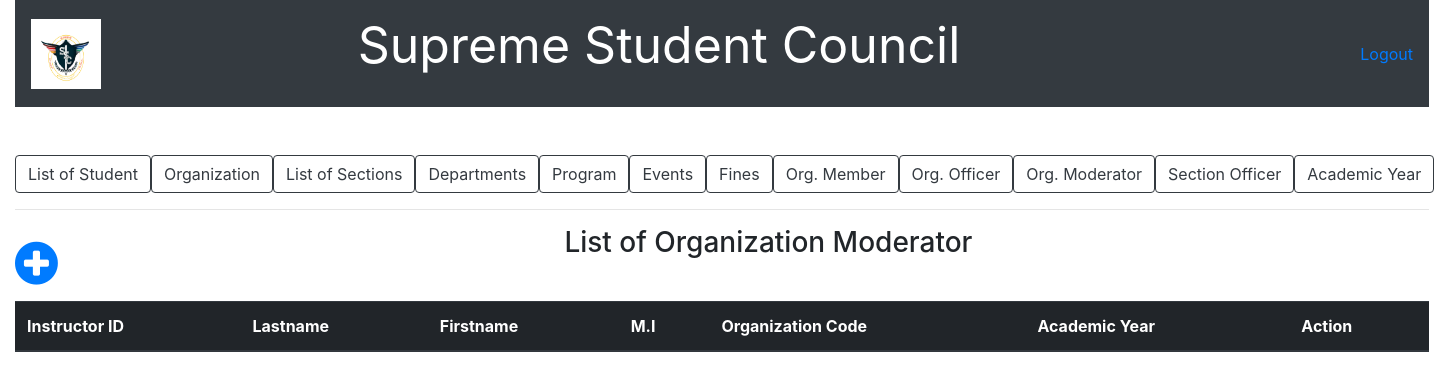
The page /list_of_organization_moderator.php on the database as committed earlier.
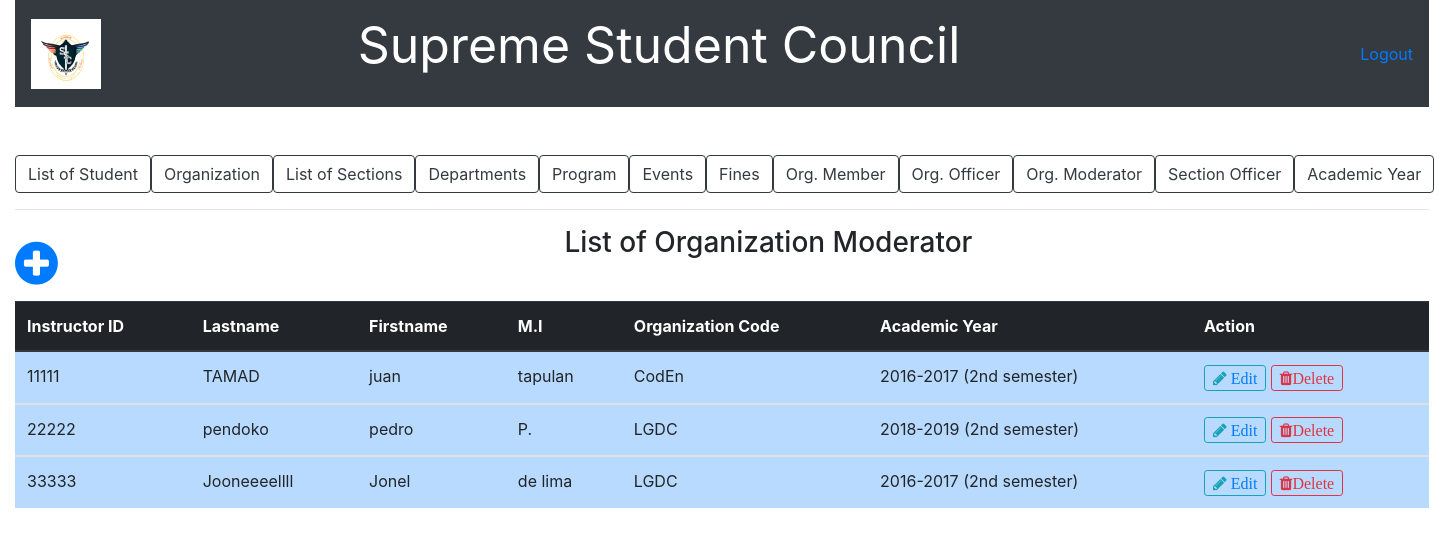
The same page on the database as committed later.
### tables this page shows
CREATE TABLE `org_moderator` (
  `instructor_id` varchar(15) NOT NULL,
  `last_name` varchar(20) NOT NULL,
  `first_name` varchar(20) NOT NULL,
  `middle_name` varchar(20) NOT NULL,
  `organization_code` varchar(20) NOT NULL,
  `academic_code` int(11) NOT NULL
);

CREATE TABLE `academic_year` (
  `academic_code` int(11) NOT NULL,
  `acad_year` varchar(20) NOT NULL,
  `semester` varchar(20) NOT NULL
);

### list_of_organization_moderator.php (the view, shortened to what this page needs)
<?php include('server.php'); ?>
<!DOCTYPE html>
<html>
<head>
		<link rel="stylesheet" href="bootstrap/css/bootstrap.min.css">
		<link rel = "stylesheet" href = "font-awesome-4.7.0/font-awesome-4.7.0/css/font-awesome.min.css">
		<link href = "css/style.css" rel = "stylesheet" type = "text/css" >
		<link  rel = "stylesheet" href = "bootstrap/css/jquery.dataTables.min.css" type = "text/css" >
</head>
<body>
	<div class="container-fluid">
		<nav class="navbar navbar-expand-lg navbar-dark bg-dark">
		   <a href = "index.php"><img src = "picture/ssc.PNG" style=" height:70px; width:70px;"></a>
		  <div class="collapse navbar-collapse" id="navbarTogglerDemo03">
		    	<center><p style="color:white; font-size: 50px; margin-right: 400px;">Supreme Student Council</p></center>
		    	<a href="logout.php">Logout</a>
		  </div>
		</nav>
	</div>
	<br /><br />
	<div class="container-fluid">
				<div class="btn-group btn-group-lg" role="group"">
					<a href = "list_of_student.php"><button type="button" class="btn btn-outline-dark">List of Student</button></a>
					<a href ="list_of_organization.php"><button type="button" class="btn btn-outline-dark">Organization</button></a>
					<a href ="list_of_section.php"><button type="button" class="btn btn-outline-dark">List of Sections</button></a>
					<a href ="list_of_department.php"><button type="button" class="btn btn-outline-dark">Departments</button>
					<a href ="list_of_program.php"><button type="button" class="btn btn-outline-dark">Program</button></a>
					<a href ="list_of_event.php"><button type="button" class="btn btn-outline-dark">Events</button></a>
					<a href ="fines.php"><button type="button" class="btn btn-outline-dark">Fines</button></a>
					<a href ="list_of_organization_member.php"><button type="button" class="btn btn-outline-dark">Org. Member</button></a>
					<a href ="list_of_organization_officer.php"><button type="button" class="btn btn-outline-dark">Org. Officer</button></a>
					<a href ="list_of_organization_moderator.php"><button type="button" class="btn btn-outline-dark">Org. Moderator</button></a>
					<a href ="list_of_section_officer.php"><button type="button" class="btn btn-outline-dark">Section Officer</button></a>
					<a href ="list_of_acad_year.php"><button type="button" class="btn btn-outline-dark">Academic Year</button></a>
				</div>
				<hr />
				<a href = "add_new_organization_moderator.php"><span style="float: left; font-size: 50px; margin-right: 50px;"><i class="fa fa-plus-circle" font-size = "50px"></i></span></a>
				<center><h3>List of Organization Moderator</h3></center><br />
				<?php $results = mysqli_query($db, "SELECT * FROM org_moderator,academic_year WHERE org_moderator.academic_code=academic_year.academic_code"); ?>
				<table class="table table-primary" id = "myTable">
				  <thead class="thead-dark">
				    <tr>
				      <th scope="col">Instructor ID</th>
				      <th scope="col">Lastname</th>
					  <th scope="col">Firstname</th>
					  <th scope="col">M.I</th>
					  <th scope="col">Organization Code</th>
					  <th scope="col">Academic Year</th>
				      <th scope="col">Action</th>
				    </tr>
				  </thead>
				  <?php while ($row = mysqli_fetch_array($results)){ ?>
				  <tbody>
				    <tr>
							<td><?php echo $row['instructor_id']?></td>
							<td><?php echo $row['last_name']?></td>
							<td><?php echo $row['first_name']?></td>
							<td><?php echo $row['middle_name']?></td>
							<td><?php echo $row['organization_code']?></td>
							<td><?php echo $row['acad_year']." "."(".$row['semester'].")" ?></td>
							<td>
								<button type="button" class="btn btn-outline-info btn-sm fa fa-pencil"><a href="update_org_moderator.php?edit5=<?php echo $row['instructor_id']; ?>"> Edit </a></button>
								<button type="button" class="btn btn-outline-danger btn-sm fa fa-trash" data-toggle="modal" data-target="#exampleModal">Delete</button>
							</td>
				    </tr>
				  </tbody>
				<?php
  				  } ?>
				</table>
	</div>
</body>
</html>

Rows that differ between the two databases and show on the page:
added org_moderator: instructor_id "11111", last_name "TAMAD", first_name "juan", middle_name "tapulan", organization_code "CodEn", academic_code.acad_year "2016-2017", academic_code.semester "2nd semester"
added org_moderator: instructor_id "22222", last_name "pendoko", first_name "pedro", middle_name "P.", organization_code "LGDC", academic_code.acad_year "2018-2019", academic_code.semester "2nd semester"
added org_moderator: instructor_id "33333", last_name "Jooneeeellll", first_name "Jonel", middle_name "de lima", organization_code "LGDC", academic_code.acad_year "2016-2017", academic_code.semester "2nd semester"
